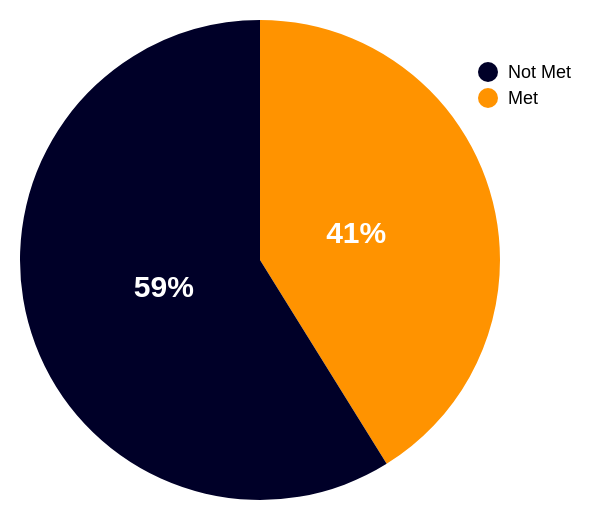

Vega-Lite specification stored for this chart:
### Vega specification from a JSON file in a GitHub repository (floating-point values rounded to 4 significant figures)
{"$schema": "https://vega.github.io/schema/vega/v5.json", "description": "Companies meeting minimum requirements", "width": 190, "height": 180, "padding": 10, "signals": [{"name": "hoverValue", "value": null, "on": [{"events": "arc:mouseover, @legendLabel:mouseover, @legendSymbol:mouseover", "update": "datum.value"}, {"events": "arc:mouseout, @legendLabel:mouseout, @legendSymbol:mouseout", "update": "null"}]}, {"name": "hoverOpacity", "update": "if(hoverValue, 0.5, 1)", "value": 1}], "data": [{"name": "counts", "values": [{"value": "Met", "count": 100, "sum_count": 147}, {"value": "Not Met", "count": 143, "sum_count": 147}], "transform": [{"type": "pie", "field": "count", "sort": false}, {"type": "formula", "as": "filter", "expr": "{ value: [datum.value] }"}, {"type": "window", "ops": ["sum"], "fields": ["count"], "frame": [null, null]}, {"type": "formula", "as": "percentage", "expr": "format(datum.count / datum.sum_count, '.0%')"}, {"type": "collect", "sort": {"field": "value"}}, {"type": "formula", "expr": "datum.count + ' out of ' + datum.sum_count + ' statements'", "as": "count_label"}]}], "marks": [{"type": "arc", "from": {"data": "counts"}, "encode": {"enter": {"fill": {"scale": "color", "field": "value"}, "x": {"value": 100}, "y": {"value": 100}, "tooltip": {"field": "count_label"}}, "update": {"startAngle": {"field": "startAngle"}, "endAngle": {"field": "endAngle"}, "padAngle": {"value": 0}, "innerRadius": {"value": 0}, "outerRadius": {"value": 120}, "cornerRadius": {"value": 0}, "opacity": {"signal": "if(hoverValue == datum.value, 1, hoverOpacity)"}}, "hover": {"opacity": {"value": 1}, "cursor": {"value": "pointer"}}}}, {"type": "text", "from": {"data": "counts"}, "encode": {"enter": {"x": {"value": 100}, "y": {"value": 100}, "radius": {"value": 50}, "fontWeight": {"value": "bold"}, "fontSize": {"value": 15}, "theta": {"signal": "(datum.startAngle + datum.endAngle)/2"}, "fill": {"value": "white"}, "align": {"value": "center"}, "baseline": {"value": "middle"}, "text": {"field": "percentage"}}}}], "legends": [{"fill": "color", "type": "symbol", "encode": {"labels": {"name": "legendLabel", "interactive": true, "update": {"fontSize": {"value": 9}, "fontWeight": [{"test": "hoverValue == datum.label", "value": "bold"}, {"value": 400}]}}, "symbols": {"name": "legendSymbol", "interactive": true}}}], "scales": [{"name": "color", "type": "ordinal", "range": ["#000028", "#FF9300"], "domain": ["Not Met", "Met"]}]}
